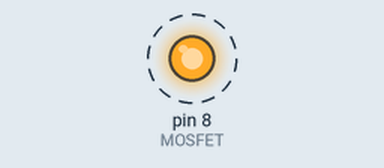
Recording of a sketch running on a simulated Arduino Uno, built with avr-gcc and run on an emulated ATmega328P. Shown: output pins drawn as LEDs (lit = HIGH). Dashed ring = blinking.

Above: at 0.5 s.
Timing chart, 0 to 4.6 s (numbered marks = the images above):
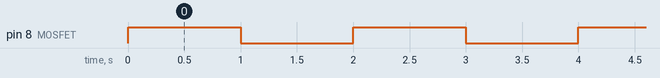

Measured:
- by itself, pin 8 (MOSFET): alternates HIGH for 1.0 s and LOW for 1.0 s

The sketch:

chem_pump_controls.ino
```cpp
#define MOSFET 8

void setup() {
  // put your setup code here, to run once:

  Serial.begin(9600);
  pinMode(MOSFET, OUTPUT);
  digitalWrite(MOSFET, LOW);
}

void loop() {
  // put your main code here, to run repeatedly:

  digitalWrite(MOSFET, HIGH);
  delay(1000);
  digitalWrite(MOSFET, LOW);
  delay(1000);
}
```
